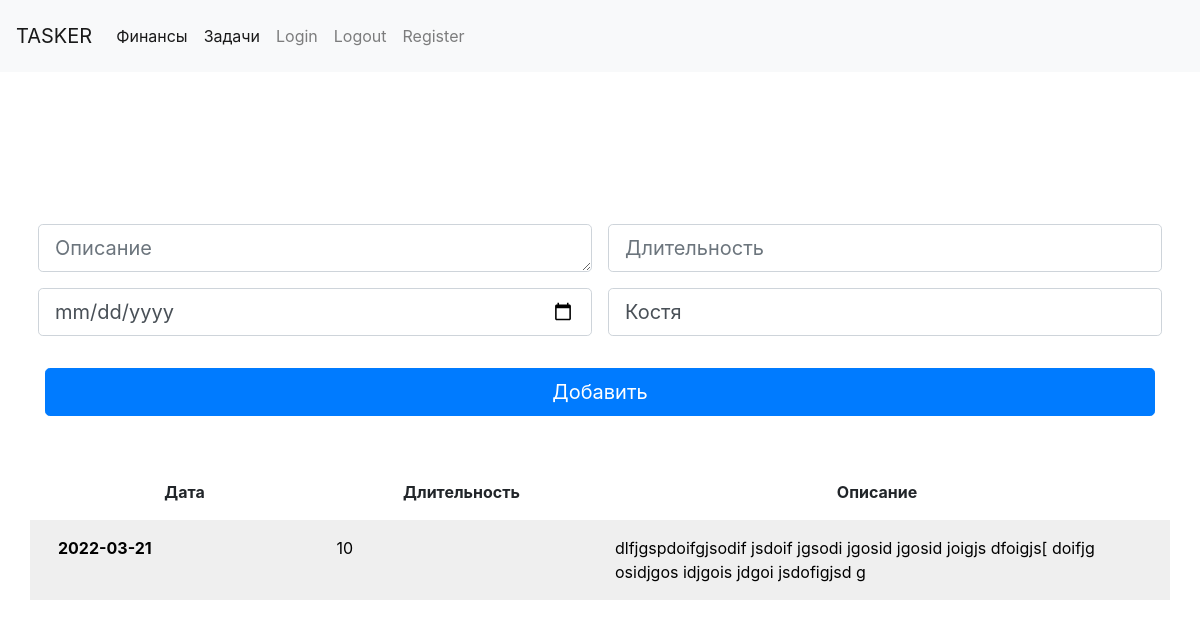
The page /tasks (signed in) on the database as committed earlier.
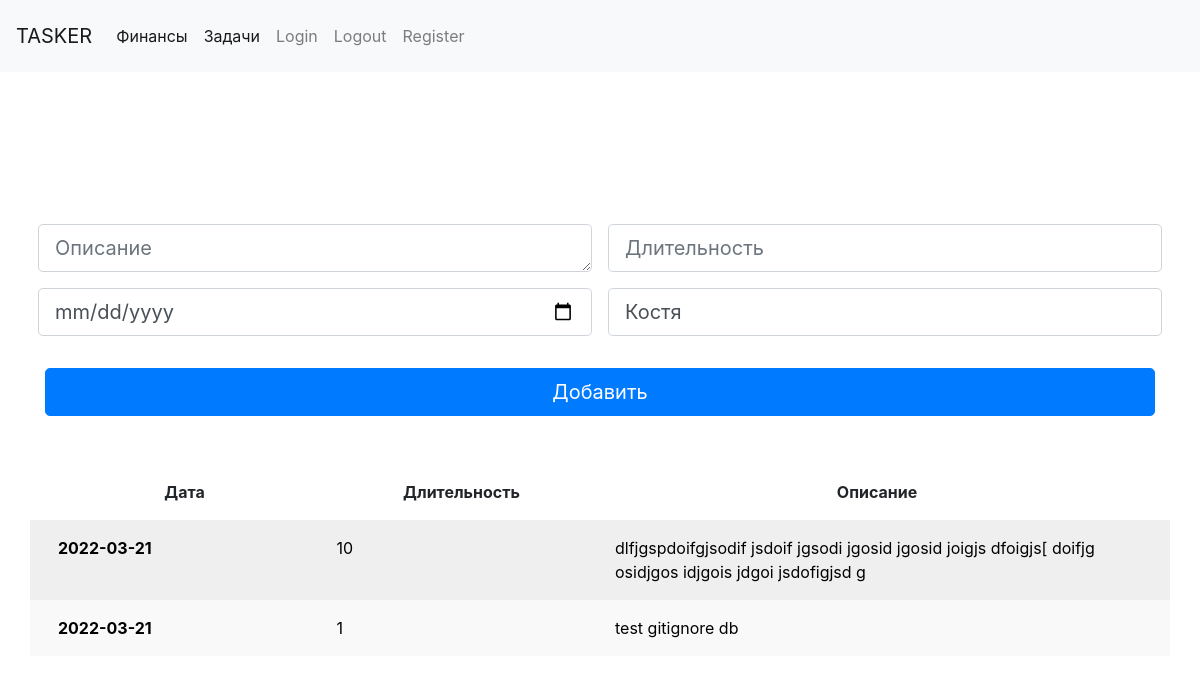
The same page on the database as committed later.
### models.py (models this page shows, shortened)
class UserModel(UserMixin, db.Model):
    __tablename__ = 'users'
    id = db.Column(db.Integer, primary_key=True)
    user_name = db.Column(db.String(100))
    password_hash = db.Column(db.String(500))
    company_id = db.Column(db.Integer, db.ForeignKey('companies.id'))

class Task(db.Model):
    __tablename__ = 'tasks'
    id = db.Column(db.Integer, primary_key=True)
    amount = db.Column(db.String(80), unique=False)
    description = db.Column(db.String(100))
    user_name = db.Column(db.String(100))
    company_id = db.Column(db.String(100))
    date = db.Column(db.String(100))

### app.py (the view, shortened to what this page needs)
@app.route('/tasks', methods=['POST', 'GET'])
@login_required
def tasks():
    if not current_user.is_authenticated:
        return redirect('/company_register')
    company_id = current_user.company_id
    print(company_id)
    user_name = current_user.user_name
    tasks = db.session.query(Task).filter_by(company_id=company_id).all()
    return render_template('tasks.html', tasks=tasks, user_name=user_name)

### models.py (called while the page is built)
@login.user_loader
def load_user(id):
    return UserModel.query.get(int(id))

### templates/tasks.html (shortened to what this page needs)
{% extends 'base.html' %}
{% block content %}
<main>
    <br>
    <div class="py-5 text-center">
    </div>
    <div class="row g-5">
        <div class="col-xs-12 col-sm-12 col-md-12 col-lg-12">
            <form class="needs-validation" action="{{url_for('tasks')}}" method="post" novalidate>
                <div class="row">
                    <div class="col-xs-12 col-sm-12 col-lg-6 p-2">
                            <textarea class="form-control form-control-lg" rows="1" cols="45"
                                      id="description" name="description"
                                      placeholder="Описание"
                                      required></textarea>
                    </div>
                    <div class="col-xs-12  col-sm-12 col-lg-6 p-2">
                        <input autofocus type="number" class="form-control form-control-lg" id="amount"
                               name="amount"
                               placeholder="Длительность" value=""
                               required>
                    </div>
                    <div class="col-xs-12 col-sm-12 col-lg-6 p-2">
                        <input type="date" class="form-control form-control-lg" id="date" name="date"
                               placeholder="Дата"
                               value="" required>
                    </div>
                    <div class="col-xs-12 col-sm-12 col-lg-6 p-2">
                        <input type="text" class="form-control form-control-lg" id="who" name="user_name"
                               placeholder="Имя"
                               value="{{user_name}}" required>
                    </div>
                </div>
                <button class="w-100 btn btn-primary btn-lg" type="submit">Добавить</button>
            </form>
            <br>
            <br>
            <div class="row p-3">
                <div class="col">
                    <b>Дата</b>
                </div>
                <div class="col">
                    <b>Длительность</b>
                </div>
                <div class="col-6">
                    <b>Описание</b>
                </div>
            </div>
            {% for p in tasks %}
            <div class="row-striped row text-left">
                <a href={{url_for('task_edit', id=p.id)}}>
                    <div class="d_hover row p-3">
                        <div class="col">
                            <b>{{p.date}}</b>
                        </div>
                        <div class="col">
                            {{p.amount}}
                        </div>
                        <div class="col-6">
                            {{p.description}}
                        </div>
                    </div>
                </a>
            </div>
            {% endfor %}
        </div>
    </div>
</main>
{% endblock %}

### templates/base.html (shortened to what this page needs)
<!DOCTYPE html>
<html>
<head>
    <link href="https://cdn.jsdelivr.net/npm/bootstrap@5.1.3/dist/css/bootstrap.min.css" rel="stylesheet"
>
    <link rel="stylesheet" href="{{url_for('static', filename='form-validation.css') }}">
    <link rel="stylesheet" href="https://stackpath.bootstrapcdn.com/bootstrap/4.1.3/css/bootstrap.min.css"
>
    <link rel="stylesheet" href="{{url_for('static', filename='style.css') }}">
</head>
<body id="body-pd" class="text-center">
<nav class="navbar navbar-expand-lg navbar-light bg-light p-3">
    <a href={{url_for('blog')}} class="navbar-brand">TASKER</a>
    <div class="collapse navbar-collapse" id="navbarNavAltMarkup">
        <div class="navbar-nav">
            <a class="nav-item nav-link active" href="{{url_for('blog')}}">Финансы</a>
            <a class="nav-item nav-link active" href="{{url_for('tasks')}}">Задачи</a>
            <a class="nav-item nav-link" href="{{url_for('login')}}">Login</a>
            <a class="nav-item nav-link" href="{{url_for('logout')}}">Logout</a>
            <a class="nav-item nav-link" href="{{url_for('user_register')}}">Register</a>
        </div>
    </div>
</nav>
<div class="container">
    {% block content %}{% endblock %}
</div>
</body>
</html>

### static/form-validation.css (style rules this page uses)
.container { max-width: 960px; }
a { text-decoration:None }

### static/style.css (style rules this page uses)
a { text-decoration:bold; color:black; }

### templates/base.html (style rules this page uses)
.row-striped:nth-of-type(odd) { background-color: #F9F9F9; }
.row-striped:nth-of-type(even) { background-color: #EFEFEF; }

Rows that differ between the two databases and show on the page:
added Task: date "2022-03-21", amount "1", description "test gitignore db"
